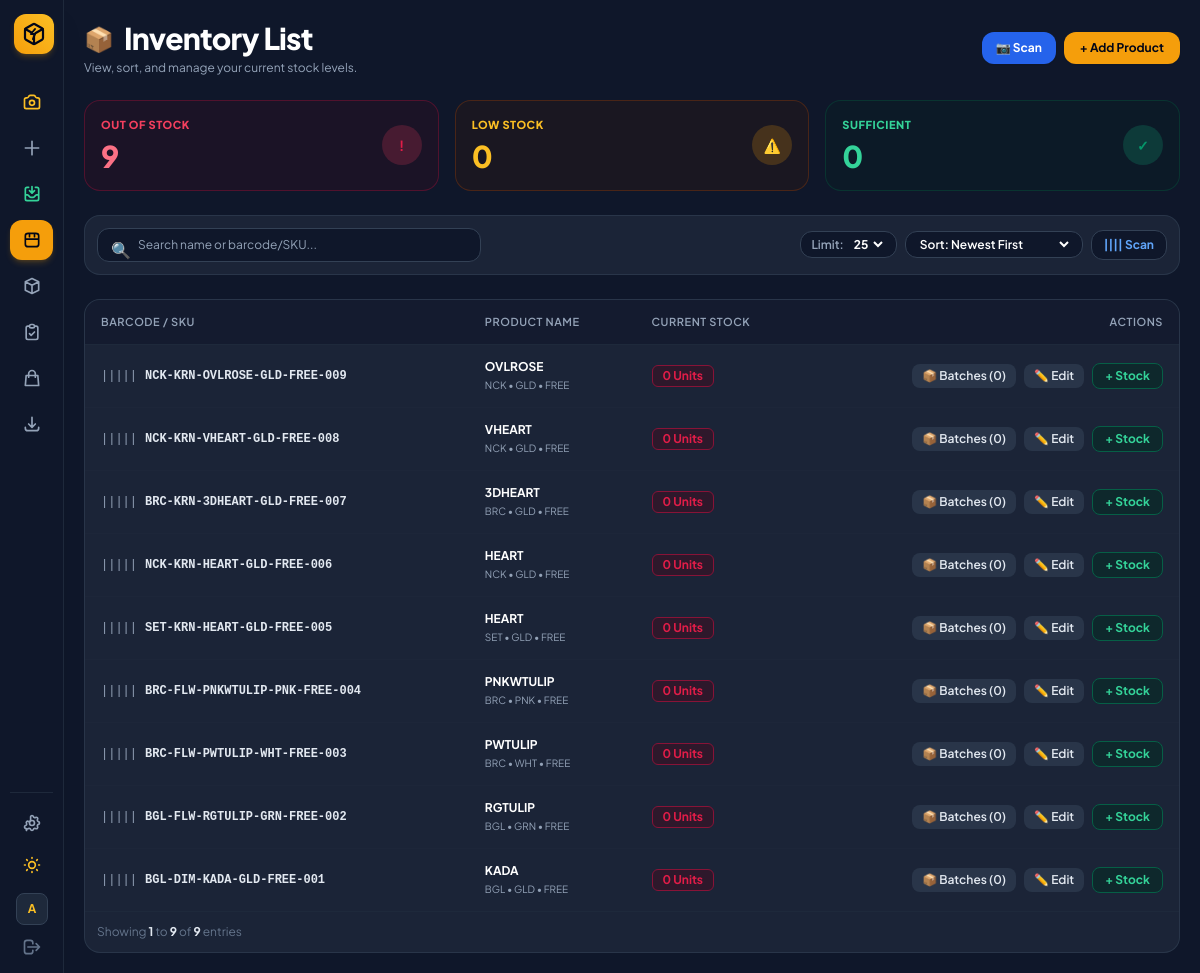
Before: / (signed in) with the older database file.
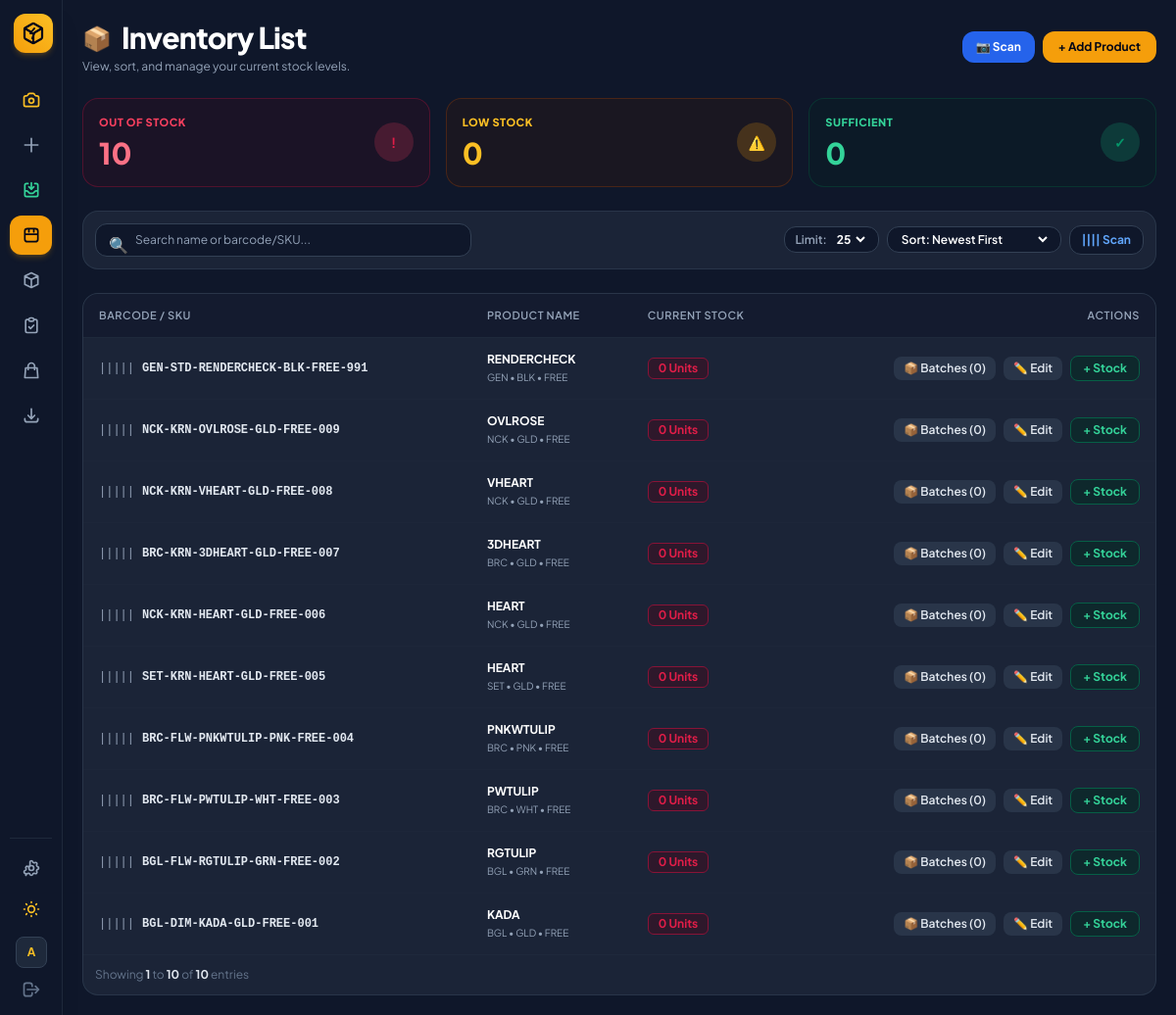
After: the same page with the newer database file.
### sku_manager/models.py (models this page shows, shortened)
class JewelrySKU(models.Model):
    CATEGORY_CHOICES = [
        ('APP', 'APP - Apparel / Clothing'),
        ('ACC', 'ACC - Accessories'),
        ('ELC', 'ELC - Electronics / Gadgets'),
        ('FTW', 'FTW - Footwear'),
        ('HOM', 'HOM - Home & Living'),
        ('BEA', 'BEA - Beauty & Care'),
        ('NCK', 'NCK - Necklace / Chain'),
        ('BGL', 'BGL - Bangles / Kada'),
        ('GEN', 'GEN - General Goods'),
    ]
    COLOR_CHOICES = [
        ('BLK', 'BLK - Black'),
        ('WHT', 'WHT - White'),
        ('BLU', 'BLU - Blue'),
        ('RED', 'RED - Red'),
        ('GRN', 'GRN - Green'),
        ('GLD', 'GLD - Gold'),
        ('SLV', 'SLV - Silver'),
        ('BRN', 'BRN - Brown'),
        ('MTC', 'MTC - Multi-Color'),
    ]
    category = models.CharField(max_length=10, choices=CATEGORY_CHOICES, default='GEN')
    style = models.CharField(max_length=20, default='STD')
    name = models.CharField(max_length=50, default='ITEM')
    color = models.CharField(max_length=20, choices=COLOR_CHOICES, default='BLK')
    size = models.CharField(max_length=20, default='FREE')
    number = models.CharField(max_length=10, default='001')
    sku = models.CharField(max_length=100, unique=True, editable=False)
    image = models.ImageField(upload_to='products/', null=True, blank=True)
    is_listed = models.BooleanField(default=True)
    batch_no = models.CharField(max_length=50, blank=True, default='')
    stock = models.PositiveIntegerField(default=0)
    storage_box = models.ForeignKey(StorageBox, on_delete=models.SET_NULL, null=True, blank=True, related_name='skus')
    section_name = models.CharField(max_length=50, blank=True, default='Main Section')
    purchase_price = models.DecimalField(max_digits=10, decimal_places=2, default=0.00)
    selling_price = models.DecimalField(max_digits=10, decimal_places=2, default=0.00)
    created_at = models.DateTimeField(auto_now_add=True)
    updated_at = models.DateTimeField(auto_now=True)
    class Meta:
        ordering = ['-created_at']

### sku_manager/views.py (the view, shortened to what this page needs)
# urls.py: path('', views.sku_inventory, name='sku_inventory'),
@login_required(login_url='login')
def sku_inventory(request):
    search_query = request.GET.get('q', '').strip()
    limit = request.GET.get('limit', '25')
    sort_by = request.GET.get('sort', 'newest')
    platforms = get_or_seed_platforms()
    boxes = get_all_boxes()
    settings_obj = AppSettings.get_settings()
    try:
        limit = int(limit)
    except (TypeError, ValueError):
        limit = 25
    limit = max(10, min(limit, 50))
    sku_list = JewelrySKU.objects.select_related('storage_box').prefetch_related('platform_prices__platform', 'batches').all()
    sku_list = list(sku_list)
    for item in sku_list:
        item.stock = item.batches.filter(status='active').aggregate(total=Sum('quantity'))['total'] or 0
    if sort_by == 'low_to_high':
        sku_list = sorted(sku_list, key=lambda item: (item.stock, item.name.lower()))
    elif sort_by == 'high_to_low':
        sku_list = sorted(sku_list, key=lambda item: (-item.stock, item.name.lower()))
    elif sort_by == 'name':
        sku_list = sorted(sku_list, key=lambda item: item.name.lower())
    else:
        sku_list = sorted(sku_list, key=lambda item: item.created_at, reverse=True)
    total_count = len(sku_list)
    paginator = Paginator(sku_list, limit)
    skus = paginator.get_page(request.GET.get('page'))
    out_of_stock_count = sum(1 for item in sku_list if item.stock == 0)
    low_stock_count = sum(1 for item in sku_list if 0 < item.stock <= settings_obj.low_stock_threshold)
    sufficient_count = sum(1 for item in sku_list if item.stock > settings_obj.low_stock_threshold)
    return render(request, 'sku_manager/inventory.html', {
        'skus': skus,
        'platforms': platforms,
        'boxes': boxes,
        'search_query': search_query,
        'limit': limit,
        'sort_by': sort_by,
        'total_count': total_count,
        'out_of_stock_count': out_of_stock_count,
        'low_stock_count': low_stock_count,
        'sufficient_count': sufficient_count,
        'active_page': 'inventory',
    })

### sku_manager/models.py (called while the page is built)
    @classmethod
    def get_settings(cls):
        obj, _ = cls.objects.get_or_create(id=1)
        return obj

### sku_manager/views.py (called while the page is built)
def get_or_seed_platforms():
    if not Platform.objects.exists():
        for name in DEFAULT_PLATFORMS:
            Platform.objects.get_or_create(name=name)
    return Platform.objects.all().order_by('id')

def get_all_boxes():
    return StorageBox.objects.all().order_by('name')

### templates/sku_manager/inventory.html (shortened to what the changed rows need)
{% extends "sku_manager/base.html" %}
{% block content %}
<div class="space-y-6">
  <header class="flex flex-col sm:flex-row sm:items-center justify-between gap-4">
    <div>
      <div class="flex items-center gap-2.5">
        <h1 class="text-2xl sm:text-3xl font-black text-slate-900 dark:text-white tracking-tight">Inventory List</h1>
      </div>
    </div>
  </header>
  <div class="grid grid-cols-1 sm:grid-cols-3 gap-4">
    <div class="bg-rose-50 dark:bg-rose-950/20 border border-rose-200 dark:border-rose-900/50 rounded-2xl p-4 flex items-center justify-between">
      <div>
        <div class="text-[11px] font-extrabold uppercase tracking-wider text-rose-500">OUT OF STOCK</div>
        <div class="text-3xl font-black text-rose-600 dark:text-rose-400 mt-1">{{ out_of_stock_count }}</div>
      </div>
    </div>
  </div>
  <div class="bg-white dark:bg-slate-800/80 border border-slate-200 dark:border-slate-700/60 rounded-2xl shadow-xs overflow-hidden">
    <div class="overflow-x-auto">
      <table class="w-full text-left text-xs text-slate-700 dark:text-slate-300">
        <thead class="bg-slate-50 dark:bg-slate-900/60 text-[11px] uppercase tracking-wider text-slate-400 border-b border-slate-200 dark:border-slate-800">
          <tr>
            <th class="py-3.5 px-4 font-semibold">Barcode / SKU</th>
            <th class="py-3.5 px-4 font-semibold">Product Name</th>
            <th class="py-3.5 px-4 font-semibold">Current Stock</th>
            <th class="py-3.5 px-4 font-semibold text-right">Actions</th>
          </tr>
        </thead>
        <tbody class="divide-y divide-slate-100 dark:divide-slate-800/60 font-normal">
          {% for item in skus %}
            <tr class="hover:bg-slate-50 dark:hover:bg-slate-800/40 transition">
              <td class="py-3.5 px-4">
                <div class="flex items-center gap-2 font-mono text-xs text-slate-600 dark:text-slate-400">
                  <span class="text-slate-400">|||||</span>
                  <a href="{% url 'product_stock_detail' item.pk %}" class="font-bold text-slate-800 dark:text-slate-200 hover:text-blue-600 hover:underline">
                    {{ item.sku }}
                  </a>
                </div>
              </td>
              <td class="py-3.5 px-4">
                <div class="font-bold text-slate-900 dark:text-white text-xs">{{ item.name }}</div>
                <div class="text-[10px] text-slate-400 mt-0.5">{{ item.category }} • {{ item.color }} • {{ item.size }}</div>
              </td>
              <td class="py-3.5 px-4">
                {% if item.stock == 0 %}
                  <span class="inline-flex items-center px-2.5 py-0.5 rounded-md text-xs font-bold bg-rose-50 dark:bg-rose-950/40 border border-rose-200 dark:border-rose-900 text-rose-600">
                    0 Units
                  </span>
                {% elif item.stock <= 5 %}
                  <span class="inline-flex items-center px-2.5 py-0.5 rounded-md text-xs font-bold bg-amber-50 dark:bg-amber-950/40 border border-amber-200 dark:border-amber-900 text-amber-600">
                    {{ item.stock }} Units
                  </span>
                {% else %}
                  <span class="inline-flex items-center px-2.5 py-0.5 rounded-md text-xs font-bold bg-emerald-50 dark:bg-emerald-950/40 border border-emerald-200 dark:border-emerald-900 text-emerald-600">
                    {{ item.stock }} Units
                  </span>
                {% endif %}
              </td>
              <td class="py-3.5 px-4 text-right space-x-1.5 whitespace-nowrap">
                <a href="{% url 'product_stock_detail' item.pk %}"
                   class="inline-flex items-center gap-1 text-xs bg-slate-100 hover:bg-slate-200 dark:bg-slate-700/60 dark:hover:bg-slate-700 text-slate-700 dark:text-slate-200 px-2.5 py-1 rounded-lg transition font-semibold">
                  <span>📦 Batches ({{ item.batches.count }})</span>
                </a>
                <a href="{% url 'sku_edit' item.pk %}"
                   class="inline-flex items-center gap-1 text-xs bg-slate-100 hover:bg-slate-200 dark:bg-slate-700/60 dark:hover:bg-slate-700 text-slate-700 dark:text-slate-200 px-2.5 py-1 rounded-lg transition font-semibold">
                  ✏️ Edit
                </a>
                <button type="button"
                        onclick="openAddStockModal('{{ item.id }}', '{{ item.name|escapejs }}', '{{ item.sku|escapejs }}', '{{ item.purchase_price }}', '{{ item.selling_price }}', '{{ item.storage_box_id|default:'' }}', '{{ item.section_name|escapejs }}')"
                        class="inline-flex items-center gap-1 text-xs bg-emerald-50 hover:bg-emerald-100 dark:bg-emerald-950/50 dark:hover:bg-emerald-900/60 text-emerald-700 dark:text-emerald-400 border border-emerald-200 dark:border-emerald-800 px-3 py-1 rounded-lg transition font-bold">
                  + Stock
                </button>
              </td>
            </tr>
          {% empty %}
            <tr>
              <td colspan="4" class="text-center py-12 text-slate-400">
                No inventory records found. Click "+ Add Product" to create one.
              </td>
            </tr>
          {% endfor %}
        </tbody>
      </table>
    </div>
    <div class="p-3 border-t border-slate-100 dark:border-slate-800 flex items-center justify-between text-xs text-slate-500">
      <div>
        Showing <strong class="text-slate-800 dark:text-slate-200">{{ skus.start_index|default:0 }}</strong> to <strong class="text-slate-800 dark:text-slate-200">{{ skus.end_index|default:0 }}</strong> of <strong class="text-slate-800 dark:text-slate-200">{{ total_count }}</strong> entries
      </div>
    </div>
  </div>
</div>
{% endblock %}

Changed rows visible on the page:
added JewelrySKU: sku "GEN-STD-RENDERCHECK-BLK-FREE-991", name "RENDERCHECK", category "GEN", color "BLK", size "FREE", stock "0 Units", batches.count "0"
Other visible differences:
{{ out_of_stock_count }}: "9" → "10"
{{ skus.end_index|default:0 }}: "9" → "10"
{{ total_count }}: "9" → "10"
